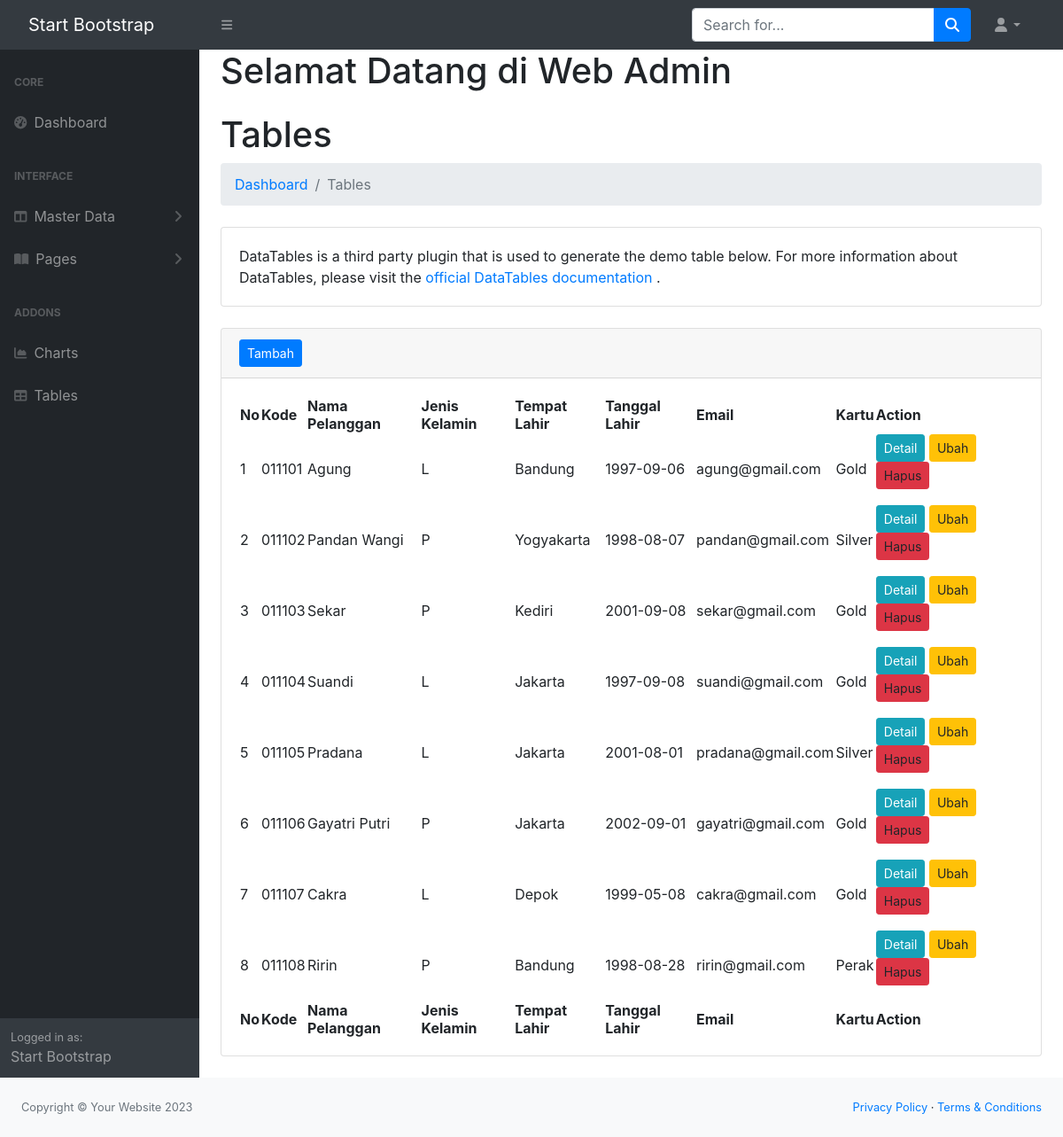
/admin/index.php?url=pelanggan, run on the app's committed database.
### tables this page shows
CREATE TABLE `pelanggan` (
  `id` int(11) NOT NULL,
  `kode` varchar(10) DEFAULT NULL,
  `nama_pelanggan` varchar(50) DEFAULT NULL,
  `jk` char(1) DEFAULT NULL,
  `tmp_lahir` varchar(30) DEFAULT NULL,
  `tgl_lahir` date DEFAULT NULL,
  `email` varchar(30) DEFAULT NULL,
  `kartu_id` int(11) NOT NULL
);

CREATE TABLE `kartu` (
  `id` int(11) NOT NULL,
  `kode` varchar(10) DEFAULT NULL,
  `nama` varchar(30) NOT NULL,
  `diskon` double DEFAULT 0,
  `iuran` double DEFAULT 0
);

### admin/models/Pelanggan.php (called while the page is built, shortened)
<?php
class Pelanggan {
 private $koneksi;
 public function __construct(){
    global $dbh;
    $this->koneksi = $dbh;
}
 public function dataPelanggan(){
    $sql = "SELECT pelanggan.*, kartu.nama as kartu FROM pelanggan INNER JOIN
    kartu ON kartu.id = pelanggan.kartu_id ";
    $ps = $this->koneksi->prepare($sql);
    $ps->execute();
    $rs = $ps->fetchAll();
    return $rs;
}
}
?>

### admin/pelanggan.php (the view, shortened to what this page needs)
<?php
$model = new Pelanggan();
$data_pelanggan = $model->dataPelanggan();
?>
                        <h1 class="mt-4">Tables</h1>
                        <ol class="breadcrumb mb-4">
                            <li class="breadcrumb-item"><a href="index.html">Dashboard</a></li>
                            <li class="breadcrumb-item active">Tables</li>
                        </ol>
                        <div class="card mb-4">
                            <div class="card-body">
                                DataTables is a third party plugin that is used to generate the demo table below. For more information about DataTables, please visit the
                                <a target="_blank" href="https://datatables.net/">official DataTables documentation</a>
                                .
                            </div>
                        </div>
                        <div class="card mb-4">
                            <div class="card-header">
                                <a href="index.php?url=pelanggan_form" class="btn btn-primary btn-sm"> Tambah </a>
                            </div>
                            <div class="card-body">
                                <table id="datatablesSimple">
                                    <thead>
                                        <tr>
                                            <th>No</th>
                                            <th>Kode</th>
                                            <th>Nama Pelanggan</th>
                                            <th>Jenis Kelamin</th>
                                            <th>Tempat Lahir</th>
                                            <th>Tanggal Lahir</th>
                                            <th>Email</th>
                                            <th>Kartu</th>
                                            <th>Action</th>
                                        </tr>
                                    </thead>
                                    <tfoot>
                                        <tr>
                                        <th>No</th>
                                            <th>Kode</th>
                                            <th>Nama Pelanggan</th>
                                            <th>Jenis Kelamin</th>
                                            <th>Tempat Lahir</th>
                                            <th>Tanggal Lahir</th>
                                            <th>Email</th>
                                            <th>Kartu</th>
                                            <th>Action</th>
                                        </tr>
                                    </tfoot>
                                    <tbody>
                                        <?php
                                        $no = 1;
                                        foreach($data_pelanggan as $row){
                                        ?>
                                        <tr>
                                            <td><?= $no ?></td>
                                            <td><?= $row['kode']?></td>
                                            <td><?= $row['nama_pelanggan']?></td>
                                            <td><?= $row['jk']?></td>
                                            <td><?= $row['tmp_lahir']?></td>
                                            <td><?= $row['tgl_lahir']?></td>
                                            <td><?= $row['email']?></td>
                                            <td><?= $row['kartu']?></td>
                                            <td>
                                                <form action="pelanggan_controller.php" method="post">
                                                    <a class="btn btn-info btn-sm" href="index.php?url=pelanggan_detail&id=<?= $row ['id'] ?>">Detail</a>
                                                    <a class="btn btn-warning btn-sm">Ubah</a>
                                                    <a class="btn btn-danger btn-sm">Hapus</a>
                                                </form>
                                            </td>
                                        </tr>
                                      <?php
                                        $no++;
                                    }
                                        ?>
                                    </tbody>
                                </table>
                            </div>
</div>
</div>

### data on the page
pelanggan: kode "011101", nama_pelanggan "Agung", jk "L", tmp_lahir "Bandung", tgl_lahir "1997-09-06", email "agung@gmail.com", kartu.nama "Gold"
pelanggan: kode "011102", nama_pelanggan "Pandan Wangi", jk "P", tmp_lahir "Yogyakarta", tgl_lahir "1998-08-07", email "pandan@gmail.com", kartu.nama "Silver"
pelanggan: kode "011103", nama_pelanggan "Sekar", jk "P", tmp_lahir "Kediri", tgl_lahir "2001-09-08", email "sekar@gmail.com", kartu.nama "Gold"
pelanggan: kode "011104", nama_pelanggan "Suandi", jk "L", tmp_lahir "Jakarta", tgl_lahir "1997-09-08", email "suandi@gmail.com", kartu.nama "Gold"
pelanggan: kode "011105", nama_pelanggan "Pradana", jk "L", tmp_lahir "Jakarta", tgl_lahir "2001-08-01", email "pradana@gmail.com", kartu.nama "Silver"
pelanggan: kode "011106", nama_pelanggan "Gayatri Putri", jk "P", tmp_lahir "Jakarta", tgl_lahir "2002-09-01", email "gayatri@gmail.com", kartu.nama "Gold"
pelanggan: kode "011107", nama_pelanggan "Cakra", jk "L", tmp_lahir "Depok", tgl_lahir "1999-05-08", email "cakra@gmail.com", kartu.nama "Gold"
pelanggan: kode "011108", nama_pelanggan "Ririn", jk "P", tmp_lahir "Bandung", tgl_lahir "1998-08-28", email "ririn@gmail.com", kartu.nama "Perak"
